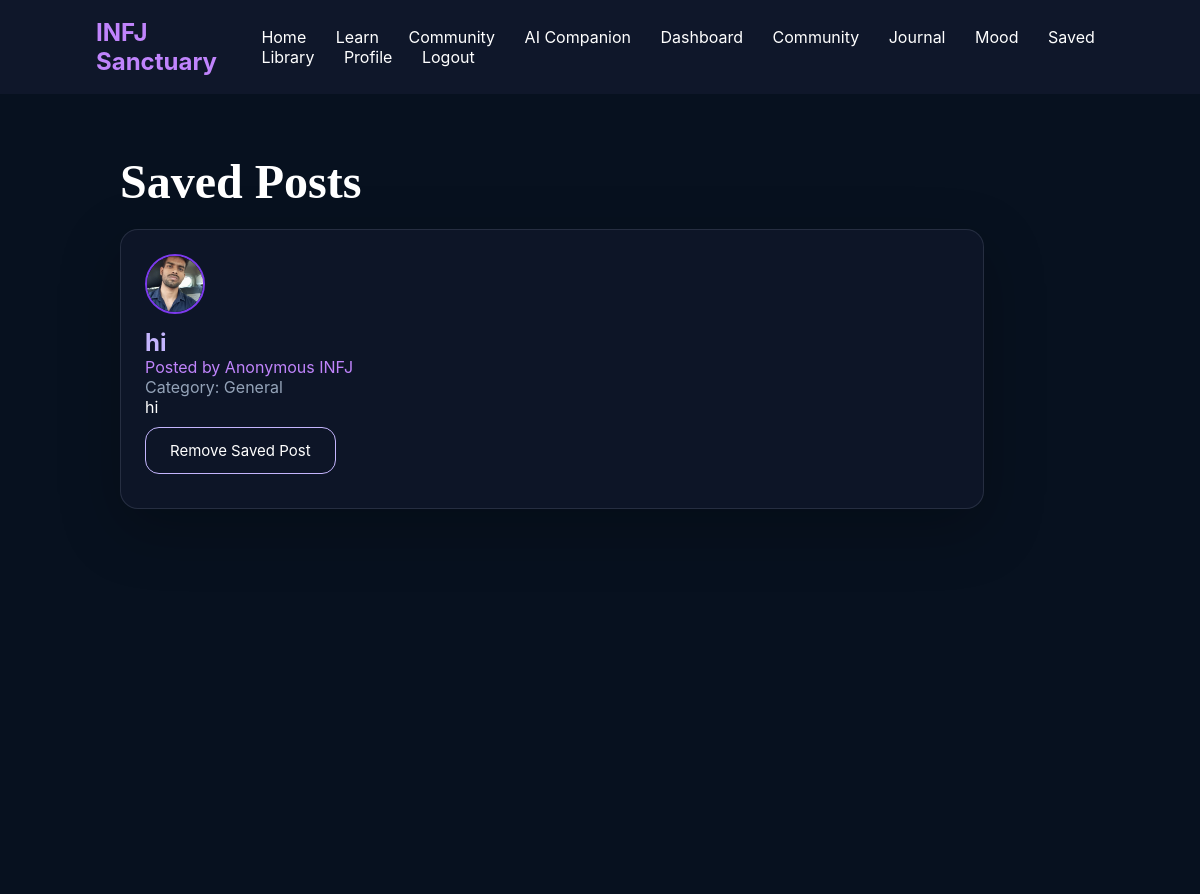
The app's page /saved (signed in) with its own data.
### app.py (models this page shows)
class Bookmark(db.Model):
    id = db.Column(db.Integer, primary_key=True)
    user_id = db.Column(db.Integer, db.ForeignKey("user.id"))
    post_id = db.Column(db.Integer, db.ForeignKey("post.id"))
    post = db.relationship("Post")

class User(db.Model, UserMixin):
    id = db.Column(db.Integer, primary_key=True)
    username = db.Column(db.String(100), nullable=False, unique=True)
    password = db.Column(db.String(100), nullable=False)
    bio = db.Column(db.Text, default="")
    favorite_quote = db.Column(db.String(300), default="")
    profile_picture = db.Column(
        db.String(500),
        default="https://i.imgur.com/2DhmtJ4.png"
    )
    posts = db.relationship("Post", backref="author", lazy=True)

class Post(db.Model):
    id = db.Column(db.Integer, primary_key=True)
    title = db.Column(db.String(200), nullable=False)
    content = db.Column(db.Text, nullable=False)
    user_id = db.Column(db.Integer, db.ForeignKey("user.id"))
    is_anonymous = db.Column(db.Boolean, default=False)
    likes = db.Column(db.Integer, default=0)
    category = db.Column(db.String(100), default="General")
    created_at = db.Column(db.DateTime, default=datetime.utcnow)
    comments = db.relationship(
        "Comment",
        backref="post",
        lazy=True,
        cascade="all, delete"
    )

### app.py (the view)
@app.route("/saved")
@login_required
def saved():
    bookmarks = Bookmark.query.filter_by(
        user_id=current_user.id
    ).all()
    return render_template("saved.html", bookmarks=bookmarks)

### app.py (called while the page is built)
@login_manager.user_loader
def load_user(user_id):
    return User.query.get(int(user_id))

### templates/saved.html (shortened to what this page needs)
<!DOCTYPE html>
<html>
<head>
    <link rel="stylesheet"
    href="{{ url_for('static', filename='css/style.css') }}">
</head>
<body>
{% include 'navbar.html' %}
<div class="page">
    <h1>Saved Posts</h1>
    {% if bookmarks %}
        {% for bookmark in bookmarks %}
            <div class="card"
            style="width:90%; margin-bottom:25px;">
                <img
                    src="{{ bookmark.post.author.profile_picture }}"
                    style="
                        width:60px;
                        height:60px;
                        border-radius:50%;
                        object-fit:cover;
                        margin-bottom:10px;
                        border:2px solid #7c3aed;
                    "
                >
                <h2>{{ bookmark.post.title }}</h2>
                <p style="color:#c084fc;">
                    {% if bookmark.post.is_anonymous %}
                        Posted by Anonymous INFJ
                    {% else %}
                        Posted by {{ bookmark.post.author.username }}
                    {% endif %}
                </p>
                <p style="color:#94a3b8;">
                    Category: {{ bookmark.post.category }}
                </p>
                <p>{{ bookmark.post.content }}</p>
                <a href="/remove_saved/{{ bookmark.id }}"
                class="btn secondary">
                    Remove Saved Post
                </a>
            </div>
        {% endfor %}
    {% else %}
        <p>No saved posts yet.</p>
    {% endif %}
</div>
</body>
</html>

### static/css/style.css (style rules this page uses)
* { margin: 0; padding: 0; box-sizing: border-box; }
body { background: #030712; color: white; font-family: 'Inter', Arial, sans-serif; }
.page { padding: 60px 10%; background: #07111f; min-height: 100vh; }
.page h1 { font-family: 'Cormorant Garamond', serif; font-size: 48px; margin-bottom: 20px; }
.card { background: rgba(15, 23, 42, 0.82); border: 1px solid rgba(148, 163, 184, 0.18); border-radius: 18px; padding: 24px; box-shadow: 0 20px 60px rgba(0,0,0,0.25); }
.card h2 { color: #c4b5fd; }
.btn { padding: 13px 24px; margin: 10px 8px 10px 0; border: none; border-radius: 14px; cursor: pointer; font-size: 15px; text-decoration: none; display: inline-block; }
.secondary { background: transparent; border: 1px solid #c4b5fd; color: white; }

### records on screen
Bookmark: post.author.profile_picture (picture), post "hi", post.category "General", post.content "hi"
